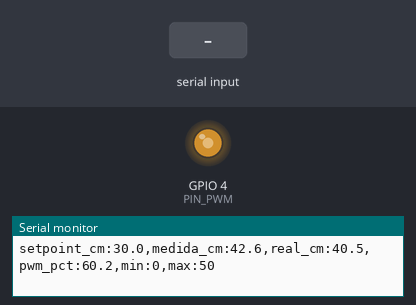
This sketch was run on a simulated ESP32-C3. Shown: output pins drawn as LEDs (lit = HIGH), the last lines printed to the serial monitor. The inputs (shaded band) are chosen by the test bench. Random numbers use the default seed unless the sketch sets one.

Above: at 1.2 s.
1.3 s: "kp 1\n" received over Serial
At 2.6 s:
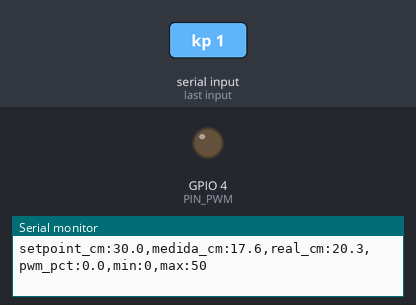
4.3 s: ".\n" received over Serial
At 4.7 s:
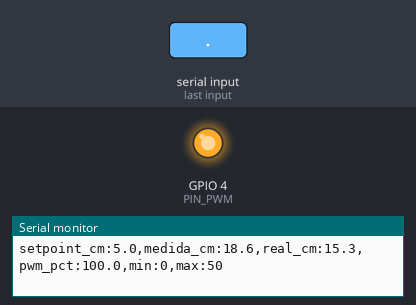
7.3 s: "kp 150\n" received over Serial
Timing chart, 0 to 13.2 s (numbered marks = the images above; inputs shaded):
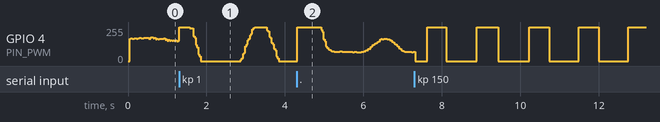

Measured:
- by itself, GPIO 4 (PIN_PWM): repeats every 1.3 s: 255/255 0.48 s, 0/255 0.78 s

The sketch:

levitador_wokwi.ino
```cpp
// Controle de altura de um disco suspenso em um tubo por fluxo de ar (ESP32-C3, Wokwi)
// A planta (disco, ar e blower) e o sensor VL53L0X sao simulados dentro do proprio programa.
//
// Comandos pela serial:
//   25         setpoint em cm (volta ao PID)
//   pwm 410    PWM manual (0-100 = %, acima de 100 = valor bruto 0-2047)
//   auto       volta ao controle PID
//   kp/ki/kd 0.1   ganhos do PID
//   cfd 1.2    forca real = 1,2 x a prevista pelo CFD (o controle nao sabe disso)
//   ruido 0/1  desliga/liga ruido do sensor e descentramento do disco

#define TESTE_DEGRAUS 0   // 1 = degraus automaticos (se 0, use o terminal serial)

#define PIN_PWM 4

// ===== PWM =====
const int PWM_FREQ = 20000;
const int PWM_BITS = 11;                // 2048 niveis
const int PWM_MAX  = (1 << PWM_BITS) - 1;

// ===== Tubo: 0 a 500 mm, sensor no topo =====
const float DIST_MIN = 30;    // mm (minimo confiavel do VL53L0X)
const float DIST_MAX = 500;   // mm (fundo do tubo)

// =====================================================================
//  DADOS DO CFD (planilha levitador_calculo.xlsx)
// =====================================================================
const float MASSA      = 0.02889f;    // kg (28,89 g)
const float G          = 9.81f;
const float CFD_A      = 1.41737f;    // N/(m/s)^n   (ajuste log-log dos Runs 4, 5 e 6)
const float CFD_N      = 1.86633f;
const float CFD_REF_MM = 250.0f;      // posicao (distancia do sensor) dos Runs 4-6
const float CFD_SLOPE  = 0.0011765f;  // variacao relativa da forca por mm de distancia (Run 7)
const float AREA_TUBO  = 1.9635e-3f;  // m2 (tubo diam. 50 mm)

// Erro do CFD: a planta REAL tem forca = cfdErro x CFD. O controle (feedforward) NAO sabe disso.
// A planilha assume 20-30% de incerteza: teste 0.75 e 1.25 (comando serial: cfd 1.25).
float cfdErro = 1.0f;

// Fator de altura: 1 em 250 mm; cai ao subir (perto do sensor)
float fatorAltura(float d) { return constrain(1.0f + CFD_SLOPE * (d - CFD_REF_MM), 0.2f, 2.0f); }

// Velocidade do ar (m/s) que equilibra o disco na distancia d (mm), modelo nominal
float vEquilibrio(float d) { return powf(MASSA * G / (CFD_A * fatorAltura(d)), 1.0f / CFD_N); }

// Forca sobre o disco (N). vrel = velocidade do ar relativa ao disco, fe = fator de excentricidade
float forcaCFD(float vrel, float d, float fe) {
  return cfdErro * CFD_A * powf(vrel, CFD_N) * fatorAltura(d) * fe;
}

// Perda de forca com o disco descentrado (Runs 6, 8, 9, 10, 11)
//   0 mm -> 1,000 | 0,15 mm -> 0,857 (media de +y e -y) | 0,30 mm -> 0,811 | acima disso: extrapolado
float fatorExcentr(float y_mm) {
  float a = fabsf(y_mm);
  float f;
  if (a <= 0.15f) f = 1.0f - 0.143f * (a / 0.15f);
  else            f = 0.857f - 0.046f * (a - 0.15f) / 0.15f;
  return max(f, 0.5f);
}

// =====================================================================
//  BLOWER Delta BFB1012EH-AF00 (curva P-Q do datasheet, a 12 V)
// =====================================================================
const int   FAN_N = 8;
const float FAN_Q[FAN_N] = {0, 0.2, 0.4, 0.6, 0.8, 1.0, 1.2, 1.302};   // m3/min
const float FAN_P[FAN_N] = {71.48, 68, 59, 50, 40, 27, 10, 0};         // mmH2O

const float R_MAX     = 1.05f;   // rotacao maxima relativa (12,6 V / 12 V)
const float TAU_SOBE  = 0.3f;    // s (ESTIMATIVA: medir na bancada com um degrau de PWM)
const float TAU_DESCE = 0.6f;    // s (ESTIMATIVA: o rotor demora mais para desacelerar)
const float TAU_AR    = 0.05f;   // s (inercia do ar no tubo)

float r_rot = 0;                 // rotacao relativa do blower (1 = 12 V)

// Pressao (Pa) do blower a vazao Q (m3/s) com rotacao relativa r (leis dos ventiladores: Q ~ N, P ~ N2)
float fanP(float Q, float r) {
  if (r <= 0.0f) return 0.0f;
  float q = max(Q * 60.0f / r, 0.0f);          // m3/min na curva de 12 V
  if (q >= FAN_Q[FAN_N - 1]) return 0.0f;
  int i = 0;
  while (q > FAN_Q[i + 1]) i++;
  float p = FAN_P[i] + (FAN_P[i + 1] - FAN_P[i]) * (q - FAN_Q[i]) / (FAN_Q[i + 1] - FAN_Q[i]);
  return p * 9.80665f * r * r;
}

// Velocidade do ar no tubo (m/s) = cruzamento da curva do blower com a queda de pressao no disco
float vOperacao(float r, float d, float fe) {
  if (r <= 0.0f) return 0.0f;
  float lo = 0.0f;
  float hi = min(r * FAN_Q[FAN_N - 1] / 60.0f / AREA_TUBO, 2.0f);
  for (int i = 0; i < 12; i++) {
    float v = 0.5f * (lo + hi);
    float pSis = forcaCFD(v, d, fe) / AREA_TUBO;
    if (fanP(v * AREA_TUBO, r) > pSis) lo = v; else hi = v;
  }
  return 0.5f * (lo + hi);
}

// Feedforward: PWM (%) que equilibra o disco em d, pelo modelo NOMINAL (cfdErro = 1, disco centrado)
float uFF(float d) {
  static float cacheD = -1, cacheU = 0;
  if (d == cacheD) return cacheU;
  float q   = vEquilibrio(d) * AREA_TUBO;
  float pEq = MASSA * G / AREA_TUBO;            // no equilibrio, queda de pressao = peso / area
  float lo = 0.01f, hi = R_MAX;
  for (int i = 0; i < 14; i++) {
    float r = 0.5f * (lo + hi);
    if (fanP(q, r) < pEq) lo = r; else hi = r;
  }
  cacheD = d;
  cacheU = 100.0f * 0.5f * (lo + hi);
  return cacheU;
}

// =====================================================================
//  SENSOR VL53L0X (modelo na simulacao)
// =====================================================================
const uint32_t SENSOR_PERIODO_MS = 33;     // timing budget padrao do VL53L0X (~33 ms)
const float SENSOR_SIGMA0   = 1.0f;        // mm (ESTIMATIVA: trocar pelo desvio medido na calibracao)
const float SENSOR_SIGMA_K  = 0.008f;      // mm de desvio por mm de distancia (disco impresso, pouco refletivo)
const float SENSOR_OFFSET   = 0.0f;        // mm (erro sistematico residual da calibracao)
const float SENSOR_P_FALHA  = 0.005f;      // 0,5% das leituras dao timeout (NAN)
const float SENSOR_P_SPIKE  = 0.003f;      // 0,3% das leituras saem com erro grande (20-120 mm)
bool ruidoLigado = true;                   // comando serial: ruido 0 / ruido 1

// =====================================================================
//  PID e controle manual
// =====================================================================
float Kp = 0.10, Ki = 0.03, Kd = 0.03;
float setpoint = 300;          // mm (distancia REAL sensor -> objeto)
float integral = 0, dist_ant = 0, dist_f = 0;
const float dt = 0.03;         // 30 ms
const float U_MIN = 0, U_MAX = 100;

bool modoManual = false;
float pwmManual = 0.0f;        // %

// =====================================================================
//  Planta simulada
// =====================================================================
float h = DIST_MAX;            // mm: o disco comeca parado no fundo do tubo
float vd = 0;                  // mm/s (+ = desce)
float v_ar = 0;                // m/s
float h_atras = DIST_MAX;      // posicao de 1 ciclo atras (atraso do sensor)
float y_exc = 0;               // mm: descentramento lateral do disco

const float TAU_Y    = 0.5f;   // s (escala de tempo do balanco lateral)
const float SIGMA_Y  = 0.12f;  // mm (ESTIMATIVA: desvio do descentramento)
const float FOLGA_MM = 0.75f;  // folga radial disco-tubo
const float REST_TETO = 0.3f;  // coeficiente de restituicao ao bater no topo

float randn() {                // ~N(0,1), soma de 12 uniformes
  float s = 0;
  for (int i = 0; i < 12; i++) s += random(0, 10000) / 10000.0f;
  return s - 6.0f;
}

// ===== Comandos pela serial =====
String entrada;

void processarComando(String cmd) {
  cmd.trim();
  cmd.toLowerCase();
  if (cmd.length() == 0) return;

  if (isDigit(cmd[0]) || cmd[0] == '.') {          // setpoint em cm
    float cm = constrain(cmd.toFloat(), 5.0f, 45.0f);
    setpoint = cm * 10.0f;
    modoManual = false;
    Serial.printf("# setpoint = %.1f cm (Modo PID Ativo)\n", cm);
    return;
  }

  int sp = cmd.indexOf(' ');
  if (sp > 0) {
    String nome = cmd.substring(0, sp);
    float val = cmd.substring(sp + 1).toFloat();
    if (nome == "kp") Kp = val;
    else if (nome == "ki") Ki = val;
    else if (nome == "kd") Kd = val;
    else if (nome == "cfd" && val > 0.2 && val < 3) {
      cfdErro = val;
      Serial.printf("# planta real = %.2f x CFD\n", cfdErro);
      return;
    }
    else if (nome == "ruido") {
      ruidoLigado = (val != 0);
      Serial.printf("# ruido do sensor e disturbios: %s\n", ruidoLigado ? "ligado" : "desligado");
      return;
    }
    else if (nome == "pwm" && val >= 0) {
      if (val > 100) {                              // valor bruto do registrador (0..2047)
        val = constrain(val, 0.0f, (float)PWM_MAX);
        pwmManual = (val / (float)PWM_MAX) * 100.0f;
      } else {
        pwmManual = constrain(val, 0.0f, 100.0f);
      }
      modoManual = true;
      Serial.printf("# MODO MANUAL -> PWM Bruto: %.0f (%.1f%%)\n", (pwmManual / 100.0f) * PWM_MAX, pwmManual);
      return;
    }
    else { Serial.println("# comando invalido"); return; }
    integral = 0;
    Serial.printf("# Kp=%.3f Ki=%.3f Kd=%.3f\n", Kp, Ki, Kd);
    return;
  }

  if (cmd == "pid" || cmd == "auto") {
    modoManual = false;
    Serial.println("# Retornado ao controle PID automatico");
    return;
  }

  Serial.println("# use: 25 (setpoint cm) | pwm 410 (manual) | auto | kp 0.1 | cfd 1.2 | ruido 0/1");
}

void lerSerial() {
  while (Serial.available()) {
    char c = Serial.read();
    if (c == '\n' || c == '\r') { processarComando(entrada); entrada = ""; }
    else entrada += c;
  }
}

// ===== Leitura simulada do sensor (distancia em mm, NAN se falhar) =====
float lerDistancia() {
  // O VL53L0X so entrega uma medida nova a cada ~33 ms (o laco roda a cada 30 ms): as vezes repete a anterior.
  static uint32_t tAmostra = 0;
  static float bruto = h_atras;
  static bool falha = false;
  if (millis() - tAmostra >= SENSOR_PERIODO_MS) {
    tAmostra = millis();
    falha = false;
    float x = h_atras + SENSOR_OFFSET;              // medida atrasada (tempo de integracao do sensor)
    if (ruidoLigado) {
      float sigma = SENSOR_SIGMA0 + SENSOR_SIGMA_K * x;
      x += sigma * randn();
      float sorteio = random(0, 100000) / 100000.0f;
      if (sorteio < SENSOR_P_FALHA) falha = true;
      else if (sorteio < SENSOR_P_FALHA + SENSOR_P_SPIKE)
        x += (random(0, 2) ? 1 : -1) * (20.0f + random(0, 100));
    }
    bruto = roundf(x);                              // o sensor devolve mm inteiros
  }
  if (falha) return NAN;
  return constrain(bruto, DIST_MIN, DIST_MAX);
}

void setup() {
  Serial.begin(115200);
  ledcAttach(PIN_PWM, PWM_FREQ, PWM_BITS);       // Arduino-ESP32 3.x

  float d = lerDistancia();
  dist_f = isnan(d) ? setpoint : d;
  dist_ant = dist_f;
  Serial.println("# Comandos: [cm] setpoint | pwm [0-2047] manual | auto | kp/ki/kd | cfd | ruido");
  Serial.printf("# modelo: equilibrio a 250 mm = PWM %.1f%% | a 300 mm = %.1f%% | a 100 mm = %.1f%%\n",
                uFF(250), uFF(300), uFF(100));
  Serial.printf("# modelo: a 100%% o ar sobe a %.2f m/s no tubo\n", vOperacao(R_MAX, 250, 1.0f));
}

void loop() {
  lerSerial();

  static uint32_t t0 = millis();
  if (millis() - t0 < dt * 1000) return;
  t0 = millis();

#if TESTE_DEGRAUS
  float t = millis() / 1000.0f;
  if (!modoManual) {
    if (t > 40)      setpoint = 400;
    else if (t > 20) setpoint = 200;
  }
#endif

  // ---------- Controle ----------
  static float u = 0;                            // mantem o ultimo PWM se a leitura falhar
  float dist = lerDistancia();

  if (!isnan(dist)) {
    dist_f = 0.7 * dist_f + 0.3 * dist;          // filtro passa-baixa

    if (modoManual) {
      u = pwmManual;
    } else {
      // Sensor no topo: distancia maior = objeto mais baixo = mais PWM
      float erro  = dist_f - setpoint;
      float deriv = (dist_f - dist_ant) / dt;    // derivada na medicao
      dist_ant = dist_f;

      float u_ff = uFF(setpoint);                // feedforward pela curva do blower + CFD nominal

      float u_bruto = u_ff + Kp * erro + Ki * integral + Kd * deriv;
      u = constrain(u_bruto, U_MIN, U_MAX);
      if (u == u_bruto) integral += erro * dt;   // anti-windup
    }
  }

  int duty = (int)roundf(u / 100.0f * PWM_MAX);
  ledcWrite(PIN_PWM, duty);
  float u_real = duty * 100.0f / PWM_MAX;        // com a quantizacao do PWM

  // ---------- Planta simulada ----------
  h_atras = h;                                   // o sensor enxerga a posicao de 1 ciclo atras

  // Blower: a rotacao segue a tensao media com atraso (sobe mais rapido do que desce)
  float r_cmd = constrain(u_real / 100.0f, 0.0f, R_MAX);
  r_rot += (r_cmd - r_rot) * dt / (r_cmd > r_rot ? TAU_SOBE : TAU_DESCE);

  // Descentramento lateral do disco (processo de Ornstein-Uhlenbeck limitado pela folga)
  if (ruidoLigado) {
    y_exc += -y_exc / TAU_Y * dt + SIGMA_Y * sqrtf(2.0f * dt / TAU_Y) * randn();
    y_exc = constrain(y_exc, -FOLGA_MM, FOLGA_MM);
  } else y_exc = 0;
  float fe = fatorExcentr(y_exc);

  // Vazao: cruzamento da curva P-Q do blower com a perda de pressao no disco
  float v_alvo = vOperacao(r_rot, h, fe);

  // Dinamica do disco
  for (int i = 0; i < 10; i++) {                 // 10 subpassos
    float hs = dt / 10.0f;
    v_ar += (v_alvo - v_ar) * hs / TAU_AR;
    float vrel = max(v_ar + vd / 1000.0f, 0.0f); // ar relativo ao disco (vd + = desce)
    float F = forcaCFD(vrel, h, fe);
    float a = (G - F / MASSA) * 1000.0f;         // mm/s2, + = desce
    vd += a * hs;
    h  += vd * hs;
    if (h >= DIST_MAX) { h = DIST_MAX; if (vd > 0) vd = 0; }                        // repousa no fundo
    else if (h <= DIST_MIN) { h = DIST_MIN; if (vd < 0) vd = -vd * REST_TETO; }     // bate no topo
  }

  // Saida para o grafico serial
  Serial.printf("setpoint_cm:%.1f,medida_cm:%.1f,real_cm:%.1f,pwm_pct:%.1f,min:0,max:50\n",
                setpoint / 10.0f, dist_f / 10.0f, h / 10.0f, u_real);
}
```
